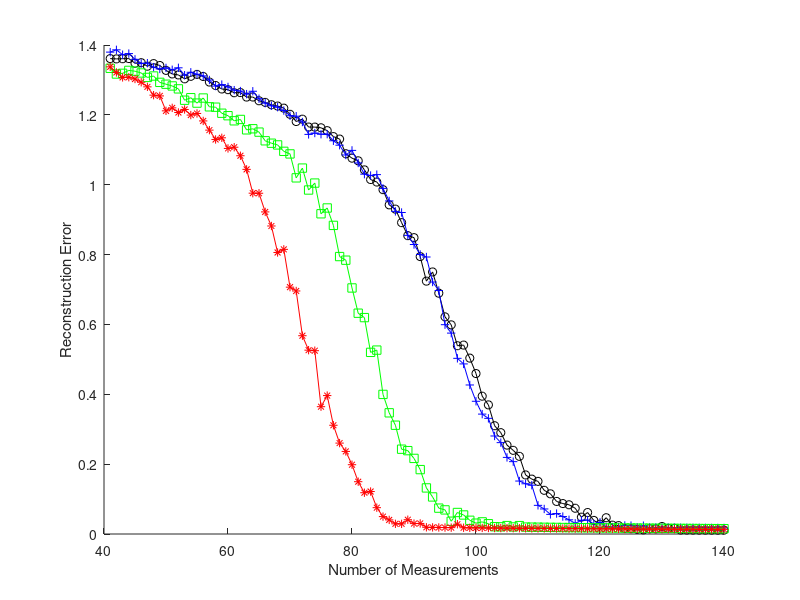

Write MATLAB code to recreate this figure. (Note: this script raises an error after producing the figure.)
%---------------------------------------------------------
% This code generates Figure 3 of the following paper: 
% "Multi-Task Compressive Sensing" (Preprint, 2007)
% This example is modified from l1qc_example.m, an example 
% from l1magic.
% Coded by: Shihao Ji, ECE, Duke University
% last change: May. 15, 2007
%---------------------------------------------------------
clear all
%
base = 40; % number of initial random measurements
ns   = 100; % number of additional random measurements
load multi_results_75.mat E1_BCS E2_BCS E1_MT E2_MT;
ST_mean_75 = mean((E1_BCS+E2_BCS)/2);
ST_std_75  = std((E1_BCS+E2_BCS)/2);
MT_mean_75 = mean((E1_MT+E2_MT)/2);
MT_std_75 = std((E1_MT+E2_MT)/2);
load multi_results_50.mat E1_BCS E2_BCS E1_MT E2_MT;
ST_mean_50 = mean((E1_BCS+E2_BCS)/2);
ST_std_50  = std((E1_BCS+E2_BCS)/2);
MT_mean_50 = mean((E1_MT+E2_MT)/2);
MT_std_50 = std((E1_MT+E2_MT)/2);
load multi_results_25.mat E1_BCS E2_BCS E1_MT E2_MT;
ST_mean_25 = mean((E1_BCS+E2_BCS)/2);
ST_std_25  = std((E1_BCS+E2_BCS)/2);
MT_mean_25 = mean((E1_MT+E2_MT)/2);
MT_std_25 = std((E1_MT+E2_MT)/2);
%
ST_mean = (ST_mean_25+ST_mean_50+ST_mean_75)/3;
ST_std = (ST_std_25+ST_std_50+ST_std_75)/3;

figure; hold on;
plot((1:ns)+base,ST_mean,'k-o');
plot((1:ns)+base,MT_mean_25,'b-+');
plot((1:ns)+base,MT_mean_50,'g-s');
plot((1:ns)+base,MT_mean_75,'r-*');
xlabel('Number of Measurements'); ylabel('Reconstruction Error');
legend('ST','MT 25%','MT 50%', 'MT 75%',1); box on;
%
figure; hold on;
errorbar((1:ns)+base,ST_mean,ST_std,'k-o');
%errorbar((1:ns)+base,MT_mean_25,MT_std_25,'b-+');
%errorbar((1:ns)+base,MT_mean_50,MT_std_50,'g-s');
errorbar((1:ns)+base,MT_mean_75,MT_std_75,'r-*');
xlabel('Number of Measurements'); ylabel('Reconstruction Error');
%legend('ST','MT 25%','MT 50%', 'MT 75%',1); box on;
box on; axis([40,140,-0.2,1.5]);
legend('ST','MT 75%',1); 
